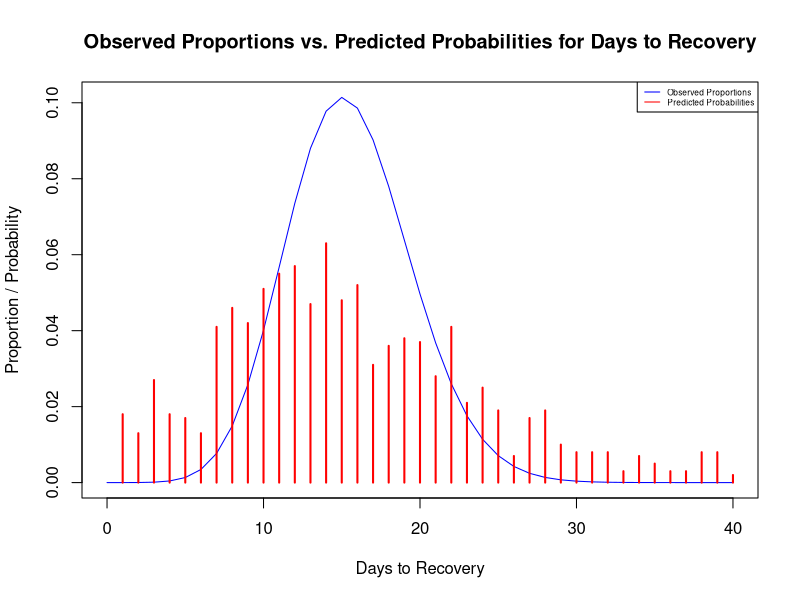

The R script that drew this image:
###############################################################
# Question 5 Question 1
###############################################################
# Fit a Poisson distribution to the COVID recovery data using maximum likelihood
poisson_mle <- function(X) {
  n <- length(X)
  
  retval <- list()
  
  # Calculate the sample mean
  retval$lambda_ml <- sum(X) / n
  
  return(retval)
}

# Load the data from the provided covid CSV file
data <- read.csv("covid.2023.csv")
days_until_recovery <- data$Days

# Estimate value
estimates <- poisson_mle(days_until_recovery)
print(estimates$lambda_ml)

###############################################################
# Question 5 Question 2
###############################################################
# Estimated value
lambda_hat <- estimates$lambda_ml

# (a) Probability of a patient recovering in 10 or less days
result_a <- ppois(10, lambda_hat)
print(result_a)

# (b) Three most likely number of days to recover
order(table(days_until_recovery), decreasing = TRUE)[1:3]

# (c) Probability of combined total of 60 to 80 days for five individuals
individuals <- estimates$lambda_ml*5
result_c <- ppois(80,individuals) - ppois(59,individuals)
print(result_c)

# (d) Probability that three or more patients recover on or after day 14
result_d <- 1 - ppois(13, lambda_hat)
1 - pbinom(2, 5, result_d)

###############################################################
# Question 5 Question 3
###############################################################
# Calculate observed proportions for each number of days
observed_proportions <- table(days_until_recovery) / length(days_until_recovery)

# Calculate predicted probabilities using lambda_hat
predicted_probs <- dpois(0:40, lambda_hat)

# Plot the observed proportions and predicted probabilities
plot(0:40, predicted_probs, type = "l", col = "blue", xlab = "Days to Recovery", ylab = "Proportion / Probability")
lines(observed_proportions, col = "red")
legend("topright", c("Observed Proportions", "Predicted Probabilities"), col = c("blue", "red"), lty=1, cex=0.5)

# Add a title
title(main = "Observed Proportions vs. Predicted Probabilities for Days to Recovery")




